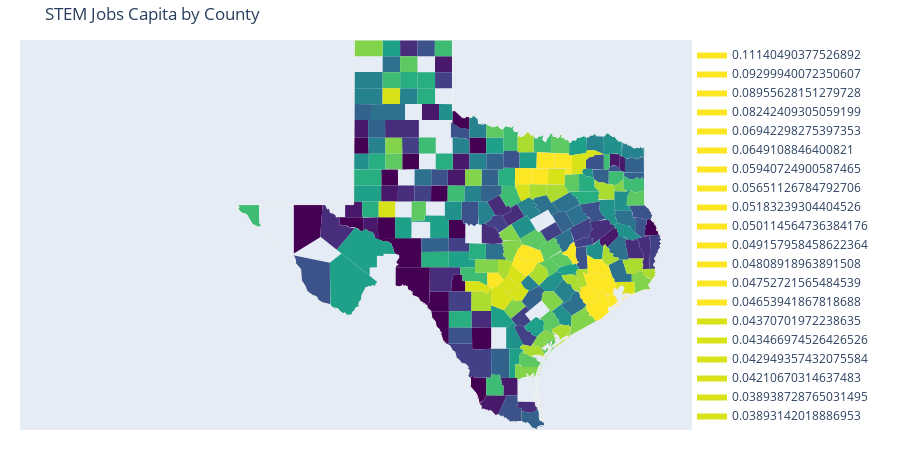

Notebook source saved alongside this figure:
### Code cell
fig3 = ff.create_choropleth(fips=fips, values=stem_per_cap, scope = ["Texas"])
fig3.update_layout(
    title_text = "STEM Jobs Capita by County")
fig3.show()
